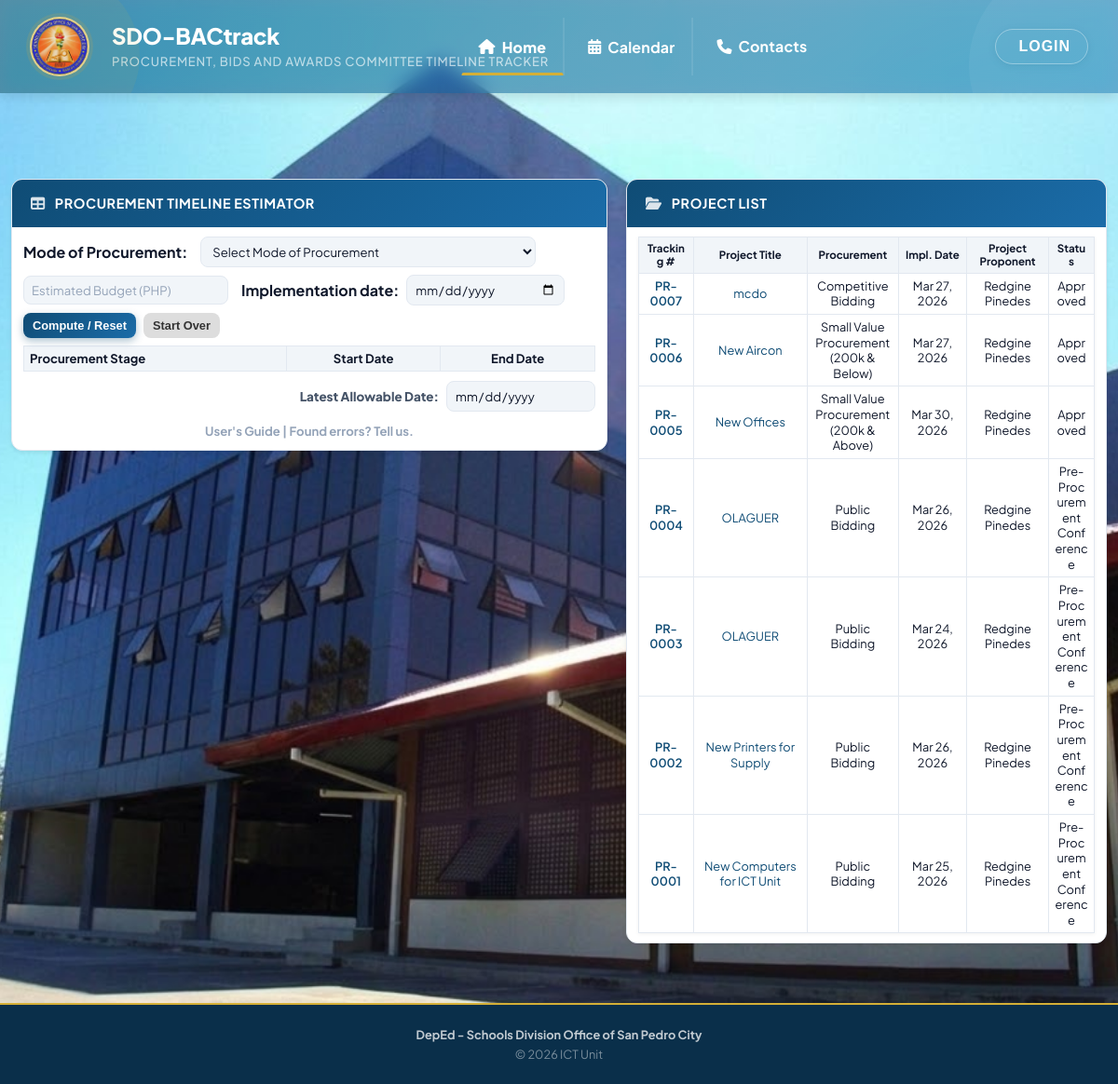
Screenshot of /admin/landing.php with the database file from the repository.
### tables this page shows
CREATE TABLE `projects` (
  `id` int(11) NOT NULL,
  `title` varchar(255) NOT NULL,
  `description` text DEFAULT NULL,
  `procurement_type` varchar(50) NOT NULL DEFAULT 'PUBLIC_BIDDING',
  `project_start_date` date DEFAULT NULL,
  `created_by` int(11) NOT NULL,
  `approval_status` enum('DRAFT','PENDING_APPROVAL','APPROVED','REJECTED') NOT NULL DEFAULT 'APPROVED',
  `rejection_remarks` text DEFAULT NULL,
  `rejected_by` int(11) DEFAULT NULL,
  `rejected_at` timestamp NULL DEFAULT NULL,
  `created_at` timestamp NOT NULL DEFAULT current_timestamp(),
  `updated_at` timestamp NOT NULL DEFAULT current_timestamp() ON UPDATE current_timestamp()
);

CREATE TABLE `users` (
  `id` int(11) NOT NULL,
  `name` varchar(255) NOT NULL,
  `email` varchar(255) NOT NULL,
  `password_hash` varchar(255) NOT NULL,
  `role` enum('BAC_SECRETARY','ADMIN','SUPERADMIN') NOT NULL DEFAULT 'ADMIN',
  `employee_no` varchar(50) DEFAULT NULL,
  `position` varchar(100) DEFAULT NULL,
  `office` varchar(100) DEFAULT NULL,
  `unit_section` varchar(100) DEFAULT NULL,
  `avatar_url` varchar(500) DEFAULT NULL,
  `status` enum('PENDING','APPROVED') NOT NULL DEFAULT 'APPROVED',
  `is_active` tinyint(1) NOT NULL DEFAULT 1,
  `created_at` timestamp NOT NULL DEFAULT current_timestamp(),
  `updated_at` timestamp NOT NULL DEFAULT current_timestamp() ON UPDATE current_timestamp()
);

### admin/landing.php (the view, shortened to what the rows shown need)
<!DOCTYPE html>
<html lang="en">
<head>
    <link rel="stylesheet" href="https://cdnjs.cloudflare.com/ajax/libs/font-awesome/6.5.1/css/all.min.css">
    <link href="https://cdn.jsdelivr.net/npm/fullcalendar@6.1.10/index.global.min.css" rel="stylesheet">
</head>
<body>
    <header class="site-header">
        <div class="header-inner">
            <div class="header-text-group">
                <h1><?php echo APP_NAME; ?></h1>
            </div>
        </div>
    </header>
    <main class="main-content">
        <div class="content-wrap">
            <section id="landing-home-panel" class="landing-tab-panel active" role="tabpanel" aria-labelledby="landing-home-tab">
            <div class="top-panels-fullwidth">
            <div class="top-panels">
            <div class="data-card estimator-card">
                <div class="card-body">
                    <table style="width:100%;border-collapse:collapse;">
                        <thead>
                            <tr style="background:var(--bg-secondary);">
                                <th style="padding:5px 6px;border:1px solid var(--border-color);width:46%;text-align:left;">Procurement Stage</th>
                                <th style="padding:5px 6px;border:1px solid var(--border-color);width:27%;">Start Date</th>
                                <th style="padding:5px 6px;border:1px solid var(--border-color);width:27%;">End Date</th>
                            </tr>
                        </thead>
                    </table>
                </div>
            </div>
            <?php
            require_once __DIR__ . '/../models/Project.php';
            $projectModel = new Project();
            $allProjects = $projectModel->getAll([]);
            $projectsPerPage = 8;
            $currentPage = isset($_GET['page']) ? (int) $_GET['page'] : 1;
            $offset = ($currentPage - 1) * $projectsPerPage;
            $projects = array_slice($allProjects, $offset, $projectsPerPage);
            ?>
            <div class="data-card projects-card">
                <div class="card-body">
                <?php if (empty($projects)): ?>
                    <div class="empty-state compact-empty" style="text-align:center;">
                        <div class="empty-icon" style="color:var(--text-muted);"><i class="fas fa-folder-plus"></i></div>
                        <h3>No projects found</h3>
                        <p style="color:var(--text-muted);">No BAC projects have been created yet.</p>
                    </div>
                <?php else: ?>
                    <div class="table-responsive">
                        <table class="data-table projects-table">
                            <colgroup>
                            </colgroup>
                            <thead>
                                <tr>
                                    <th title="Tracking Number">Tracking #</th>
                                    <th title="Project Title">Project Title</th>
                                    <th title="Mode of Procurement">Procurement</th>
                                    <th title="Implementation Date">Impl. Date</th>
                                    <th title="Project Proponent">Project Proponent</th>
                                    <th title="Status">Status</th>
                                </tr>
                            </thead>
                            <tbody>
                                <?php foreach ($projects as $project): ?>
                                <?php
                                    $procTypeKey = $project['procurement_type'] ?? '';
                                    $procTypeLabel = PROCUREMENT_TYPES[$procTypeKey] ?? $procTypeKey;
                                    $rawStatus = !empty($project['timeline_status'])
                                        ? $project['timeline_status']
                                        : ($project['approval_status'] ?? 'APPROVED');
                                    $statusText = (string)$rawStatus;
                                    if (preg_match('/^Step\s+\d+\s*:\s*(.+?)(?:\s*\([A-Z_]+\))?$/i', $statusText, $matches)) {
                                        $statusText = trim($matches[1]);
                                    } elseif (preg_match('/^[A-Z_]+$/', $statusText)) {
                                        $statusText = ucwords(strtolower(str_replace('_', ' ', $statusText)));
                                    }
                                    $implementationDate = !empty($project['project_start_date'])
                                        ? date('M d, Y', strtotime($project['project_start_date']))
                                        : 'Not set';
                                    $projectOwner = !empty($project['creator_name'])
                                        ? $project['creator_name']
                                        : 'Unassigned';
                                ?>
                                <tr class="project-row">
                                    <td class="projects-td-tracking">
                                        <button
                                            type="button"
                                            class="project-open-link tracking-number-link"
                                            onclick="openBacProcessModal(<?php echo (int)$project['id']; ?>, <?php echo htmlspecialchars(json_encode($project['title']), ENT_QUOTES, 'UTF-8'); ?>, <?php echo htmlspecialchars(json_encode($project['description'] ?? ''), ENT_QUOTES, 'UTF-8'); ?>);"
                                            aria-label="Open BAC process for project <?php echo (int)$project['id']; ?>"
                                        >
                                            <?php echo htmlspecialchars($project['bactrack_id'] ?? sprintf('PR-%04d', $project['id'])); ?>
                                        </button>
                                    </td>
                                    <td>
                                        <button
                                            type="button"
                                            class="project-open-link"
                                            onclick="openBacProcessModal(<?php echo (int)$project['id']; ?>, <?php echo htmlspecialchars(json_encode($project['title']), ENT_QUOTES, 'UTF-8'); ?>, <?php echo htmlspecialchars(json_encode($project['description'] ?? ''), ENT_QUOTES, 'UTF-8'); ?>);"
                                        >
                                            <?php echo htmlspecialchars($project['title']); ?>
                                        </button>
                                    </td>
                                    <td><?php echo htmlspecialchars($procTypeLabel); ?></td>
                                    <td><?php echo htmlspecialchars($implementationDate); ?></td>
                                    <td><?php echo htmlspecialchars($projectOwner); ?></td>
                                    <td><?php echo htmlspecialchars($statusText); ?></td>
                                </tr>
                                <?php endforeach; ?>
                            </tbody>
                        </table>
                    </div>
                <?php endif; ?>
                </div>
            </div>
            </div>
            </div>
            </section>
        </div>
    </main>
</body>
</html>

### rows the page displays
projects: id "PR-0007", title "mcdo", procurement_type "Competitive Bidding", project_start_date "Mar 27, 2026", created_by.name "Redgine Pinedes", approval_status "Approved"
projects: id "PR-0006", title "New Aircon", procurement_type "Small Value Procurement (200k & Below)", project_start_date "Mar 27, 2026", created_by.name "Redgine Pinedes", approval_status "Approved"
projects: id "PR-0005", title "New Offices", procurement_type "Small Value Procurement (200k & Above)", project_start_date "Mar 30, 2026", created_by.name "Redgine Pinedes", approval_status "Approved"
projects: id "PR-0004", title "OLAGUER", procurement_type "Public Bidding", project_start_date "Mar 26, 2026", created_by.name "Redgine Pinedes", statusText "Pre-Procurement Conference"
projects: id "PR-0003", title "OLAGUER", procurement_type "Public Bidding", project_start_date "Mar 24, 2026", created_by.name "Redgine Pinedes", statusText "Pre-Procurement Conference"
projects: id "PR-0002", title "New Printers for Supply", procurement_type "Public Bidding", project_start_date "Mar 26, 2026", created_by.name "Redgine Pinedes", statusText "Pre-Procurement Conference"
projects: id "PR-0001", title "New Computers for ICT Unit", procurement_type "Public Bidding", project_start_date "Mar 25, 2026", created_by.name "Redgine Pinedes", statusText "Pre-Procurement Conference"

### other values shown
APP_NAME "SDO-BACtrack"
APP_SUBTITLE "PROCUREMENT, BIDS AND AWARDS COMMITTEE TIMELINE TRACKER"
